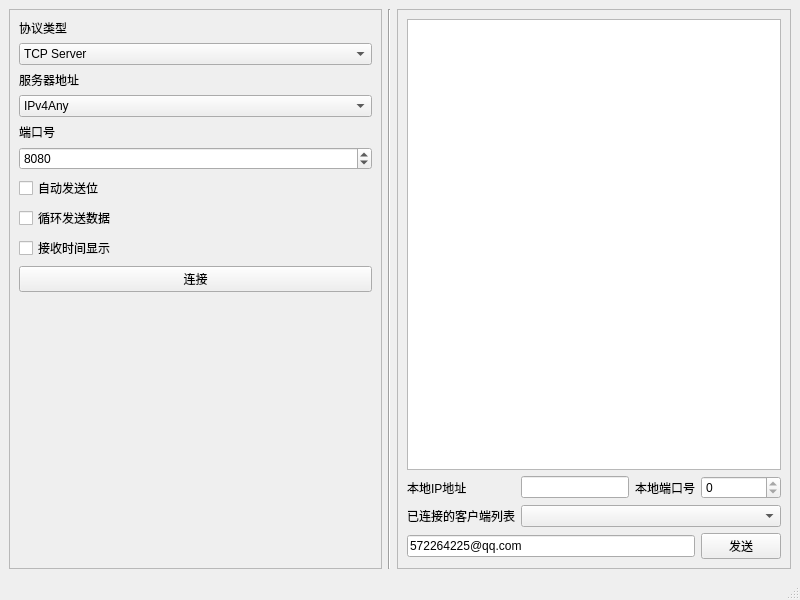
<?xml version="1.0" encoding="UTF-8"?>
<ui version="4.0">
 <class>networkDebuggingAssistant</class>
 <widget class="QMainWindow" name="networkDebuggingAssistant">
  <property name="geometry">
   <rect>
    <x>0</x>
    <y>0</y>
    <width>800</width>
    <height>600</height>
   </rect>
  </property>
  <property name="sizePolicy">
   <sizepolicy hsizetype="Preferred" vsizetype="Preferred">
    <horstretch>0</horstretch>
    <verstretch>0</verstretch>
   </sizepolicy>
  </property>
  <property name="windowTitle">
   <string>网络调试助手</string>
  </property>
  <property name="autoFillBackground">
   <bool>false</bool>
  </property>
  <widget class="QWidget" name="centralwidget">
   <property name="contextMenuPolicy">
    <enum>Qt::CustomContextMenu</enum>
   </property>
   <property name="autoFillBackground">
    <bool>true</bool>
   </property>
   <layout class="QGridLayout" name="gridLayout">
    <item row="0" column="1" rowspan="2">
     <widget class="Line" name="line">
      <property name="orientation">
       <enum>Qt::Vertical</enum>
      </property>
     </widget>
    </item>
    <item row="0" column="2" rowspan="2">
     <widget class="QFrame" name="frame_ui">
      <property name="frameShape">
       <enum>QFrame::StyledPanel</enum>
      </property>
      <property name="frameShadow">
       <enum>QFrame::Raised</enum>
      </property>
      <layout class="QGridLayout" name="gridLayout_3">
       <item row="0" column="0" colspan="4">
        <widget class="QPlainTextEdit" name="pTE_showData">
         <property name="sizePolicy">
          <sizepolicy hsizetype="Preferred" vsizetype="Preferred">
           <horstretch>0</horstretch>
           <verstretch>0</verstretch>
          </sizepolicy>
         </property>
         <property name="autoFillBackground">
          <bool>false</bool>
         </property>
         <property name="readOnly">
          <bool>true</bool>
         </property>
        </widget>
       </item>
       <item row="2" column="0">
        <widget class="QLabel" name="lb_clientList">
         <property name="sizePolicy">
          <sizepolicy hsizetype="Preferred" vsizetype="Fixed">
           <horstretch>0</horstretch>
           <verstretch>0</verstretch>
          </sizepolicy>
         </property>
         <property name="text">
          <string>已连接的客户端列表</string>
         </property>
        </widget>
       </item>
       <item row="1" column="0">
        <widget class="QLabel" name="lb_clientAddr">
         <property name="text">
          <string>本地IP地址</string>
         </property>
        </widget>
       </item>
       <item row="2" column="1" colspan="3">
        <widget class="QComboBox" name="cBx_clientList"/>
       </item>
       <item row="3" column="3">
        <widget class="QPushButton" name="pBt_textSend">
         <property name="sizePolicy">
          <sizepolicy hsizetype="Preferred" vsizetype="Fixed">
           <horstretch>0</horstretch>
           <verstretch>0</verstretch>
          </sizepolicy>
         </property>
         <property name="toolTip">
          <string>发送</string>
         </property>
         <property name="text">
          <string>发送</string>
         </property>
        </widget>
       </item>
       <item row="3" column="0" colspan="3">
        <widget class="QLineEdit" name="lEt_textInput">
         <property name="sizePolicy">
          <sizepolicy hsizetype="Preferred" vsizetype="Fixed">
           <horstretch>0</horstretch>
           <verstretch>0</verstretch>
          </sizepolicy>
         </property>
         <property name="text">
          <string>572264225@qq.com</string>
         </property>
        </widget>
       </item>
       <item row="1" column="2">
        <widget class="QLabel" name="lb_clientPort">
         <property name="text">
          <string>本地端口号</string>
         </property>
        </widget>
       </item>
       <item row="1" column="1">
        <widget class="QLineEdit" name="lEt_clientAddr">
         <property name="sizePolicy">
          <sizepolicy hsizetype="Preferred" vsizetype="Fixed">
           <horstretch>0</horstretch>
           <verstretch>0</verstretch>
          </sizepolicy>
         </property>
         <property name="readOnly">
          <bool>true</bool>
         </property>
        </widget>
       </item>
       <item row="1" column="3">
        <widget class="QSpinBox" name="sBx_clientPort">
         <property name="readOnly">
          <bool>true</bool>
         </property>
        </widget>
       </item>
      </layout>
     </widget>
    </item>
    <item row="0" column="0" rowspan="2">
     <widget class="QFrame" name="frame_config">
      <property name="frameShape">
       <enum>QFrame::StyledPanel</enum>
      </property>
      <property name="frameShadow">
       <enum>QFrame::Raised</enum>
      </property>
      <layout class="QGridLayout" name="gridLayout_2">
       <item row="9" column="0">
        <widget class="QCheckBox" name="checkBox_3">
         <property name="contextMenuPolicy">
          <enum>Qt::PreventContextMenu</enum>
         </property>
         <property name="text">
          <string>接收时间显示</string>
         </property>
        </widget>
       </item>
       <item row="1" column="0">
        <widget class="QLabel" name="lb_connectType">
         <property name="sizePolicy">
          <sizepolicy hsizetype="Preferred" vsizetype="Preferred">
           <horstretch>0</horstretch>
           <verstretch>0</verstretch>
          </sizepolicy>
         </property>
         <property name="text">
          <string>协议类型</string>
         </property>
        </widget>
       </item>
       <item row="8" column="0">
        <widget class="QCheckBox" name="checkBox_2">
         <property name="contextMenuPolicy">
          <enum>Qt::PreventContextMenu</enum>
         </property>
         <property name="text">
          <string>循环发送数据</string>
         </property>
        </widget>
       </item>
       <item row="11" column="0">
        <spacer name="verticalSpacer">
         <property name="orientation">
          <enum>Qt::Vertical</enum>
         </property>
         <property name="sizeHint" stdset="0">
          <size>
           <width>20</width>
           <height>40</height>
          </size>
         </property>
        </spacer>
       </item>
       <item row="5" column="0">
        <widget class="QLabel" name="lb_port">
         <property name="text">
          <string>端口号</string>
         </property>
        </widget>
       </item>
       <item row="3" column="0">
        <widget class="QLabel" name="lb_hostAddr">
         <property name="text">
          <string>服务器地址</string>
         </property>
        </widget>
       </item>
       <item row="7" column="0">
        <widget class="QCheckBox" name="checkBox">
         <property name="contextMenuPolicy">
          <enum>Qt::PreventContextMenu</enum>
         </property>
         <property name="text">
          <string>自动发送位</string>
         </property>
        </widget>
       </item>
       <item row="7" column="1">
        <spacer name="horizontalSpacer">
         <property name="orientation">
          <enum>Qt::Horizontal</enum>
         </property>
         <property name="sizeHint" stdset="0">
          <size>
           <width>40</width>
           <height>20</height>
          </size>
         </property>
        </spacer>
       </item>
       <item row="2" column="0" colspan="2">
        <widget class="QComboBox" name="cBx_connectType">
         <item>
          <property name="text">
           <string>TCP Server</string>
          </property>
         </item>
         <item>
          <property name="text">
           <string>TCP Client</string>
          </property>
         </item>
         <item>
          <property name="text">
           <string>UDP</string>
          </property>
         </item>
        </widget>
       </item>
       <item row="4" column="0" colspan="2">
        <widget class="QComboBox" name="cBx_hostAddr">
         <item>
          <property name="text">
           <string>IPv4Any</string>
          </property>
         </item>
        </widget>
       </item>
       <item row="6" column="0" colspan="2">
        <widget class="QSpinBox" name="sBx_port">
         <property name="minimum">
          <number>5000</number>
         </property>
         <property name="maximum">
          <number>65536</number>
         </property>
         <property name="value">
          <number>8080</number>
         </property>
        </widget>
       </item>
       <item row="10" column="0" colspan="2">
        <widget class="QPushButton" name="pBtn_connect">
         <property name="contextMenuPolicy">
          <enum>Qt::PreventContextMenu</enum>
         </property>
         <property name="text">
          <string>连接</string>
         </property>
        </widget>
       </item>
      </layout>
     </widget>
    </item>
   </layout>
  </widget>
  <widget class="QMenuBar" name="menubar">
   <property name="geometry">
    <rect>
     <x>0</x>
     <y>0</y>
     <width>800</width>
     <height>22</height>
    </rect>
   </property>
  </widget>
  <widget class="QStatusBar" name="statusbar"/>
  <action name="action_SetWidthBgColor">
   <property name="text">
    <string>修改窗体颜色</string>
   </property>
   <property name="toolTip">
    <string>修改窗体背景颜色</string>
   </property>
  </action>
  <action name="action_setFont">
   <property name="text">
    <string>修改字体</string>
   </property>
  </action>
 </widget>
 <resources/>
 <connections/>
</ui>
